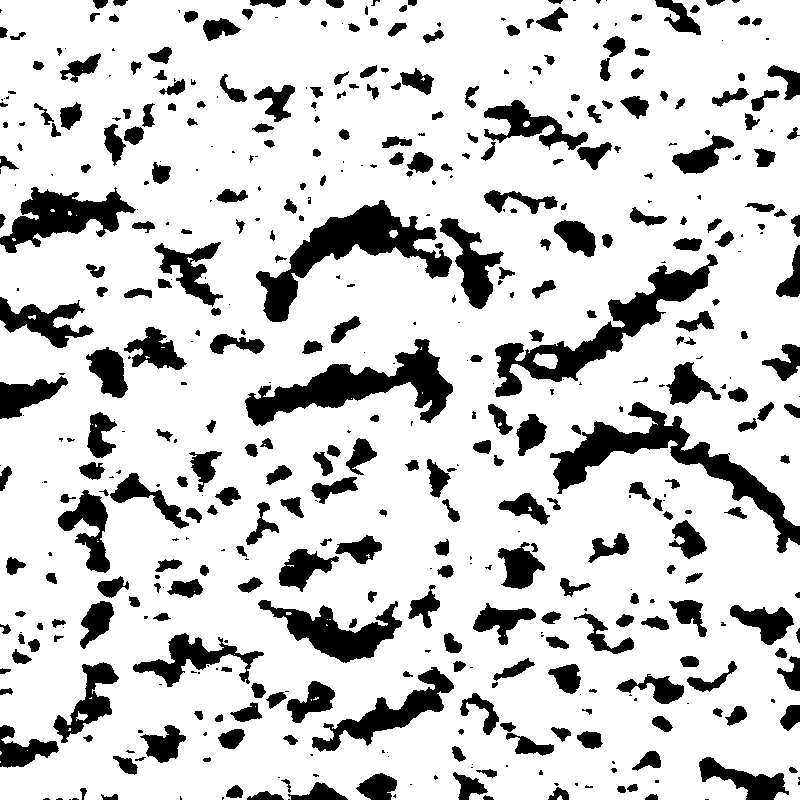
#> input picture scratch/img3924_crop_m11_ws101_k35_inv.png, 800 x 800 px, given in place of IMG_3924.jpg, which was not available
$ python grid_search_img3924.py
#> lines starting #> are read from the running program, lines starting #| are printed output that depends on the picture; after the words box and inside, x2 and y2 are one past the last pixel; in counts of white or black regions, pixels touching at a corner belong together; pictures that were not available may be replaced by others from this repository, and a replacement may not be noted
import cv2
import numpy as np
from skimage.filters import threshold_sauvola

img_path = "data/raw/tamil_stone/IMG_3924.jpg"
img = cv2.imread(img_path)
#> img is the input picture: shape (800, 800, 3); 80.8% white; 510 black regions (180 under 20 px), largest, box (x1, y1, x2, y2) and area: (550, 402, 800, 553) 7164, (256, 200, 452, 322) 6854, (245, 339, 453, 426) 6540
gray = cv2.cvtColor(img, cv2.COLOR_BGR2GRAY)
H, W = gray.shape
#> H = 800; W = 800

# Crop central region
cy, cx = H // 2, W // 2
#> cy = 400; cx = 400
crop = gray[cy-400:cy+400, cx-400:cx+400]

# Test different median blur sizes and Sauvola parameters
for ksize in [11, 21, 31]:
    blurred = cv2.medianBlur(crop, ksize)

    for ws in [51, 101, 151]:
        for k in [0.15, 0.25, 0.35]:
            thresh = threshold_sauvola(blurred, window_size=ws, k=k)
            binary = (blurred < thresh).astype(np.uint8) * 255

            # Count components and white pixels
            num_labels, labels, stats, _ = cv2.connectedComponentsWithStats(binary, connectivity=8)
            white_pct = (binary == 255).mean() * 100

            # Save some promising ones
            if 3.0 < white_pct < 20.0 and 50 < num_labels < 1000:
                cv2.imwrite(f"scratch/img3924_crop_m{ksize}_ws{ws}_k{int(k*100)}_inv.png", cv2.bitwise_not(binary))
                print(f"SAVED: median={ksize} | ws={ws} | k={k:.2f} | white={white_pct:.2f}% | components={num_labels}")
            else:
                pass
#> this loop made 3 passes
#> pass 1, `blurred = cv2.medianBlur(crop, ksize)`:
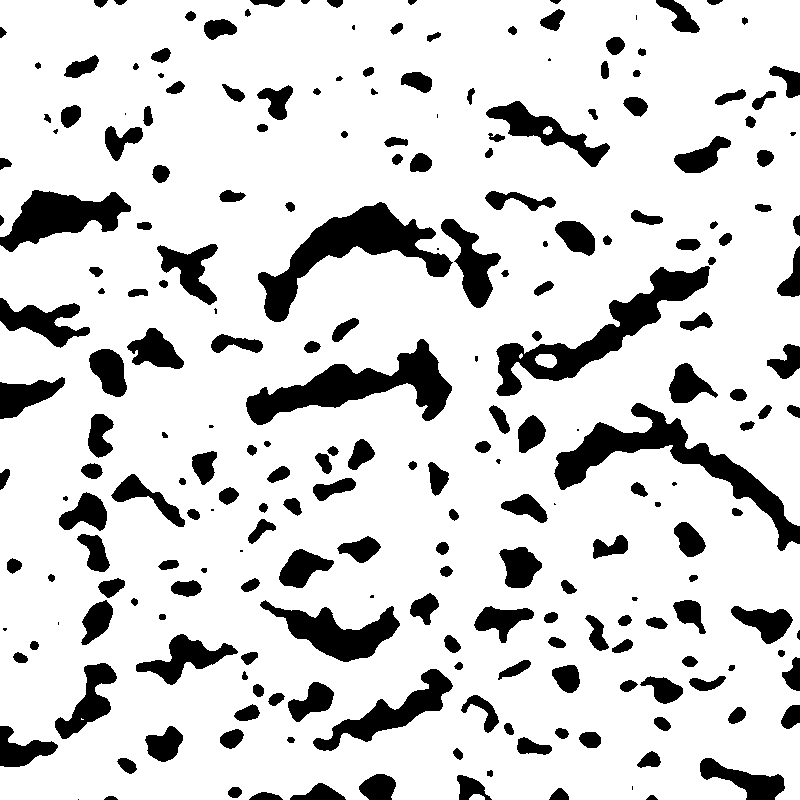
#> blurred: shape (800, 800); 83.1% white; 235 black regions (23 under 20 px), largest, box (x1, y1, x2, y2) and area: (554, 403, 800, 551) 7134, (258, 202, 453, 322) 6888, (246, 339, 452, 425) 6527
#> pass 2, `blurred = cv2.medianBlur(crop, ksize)`:
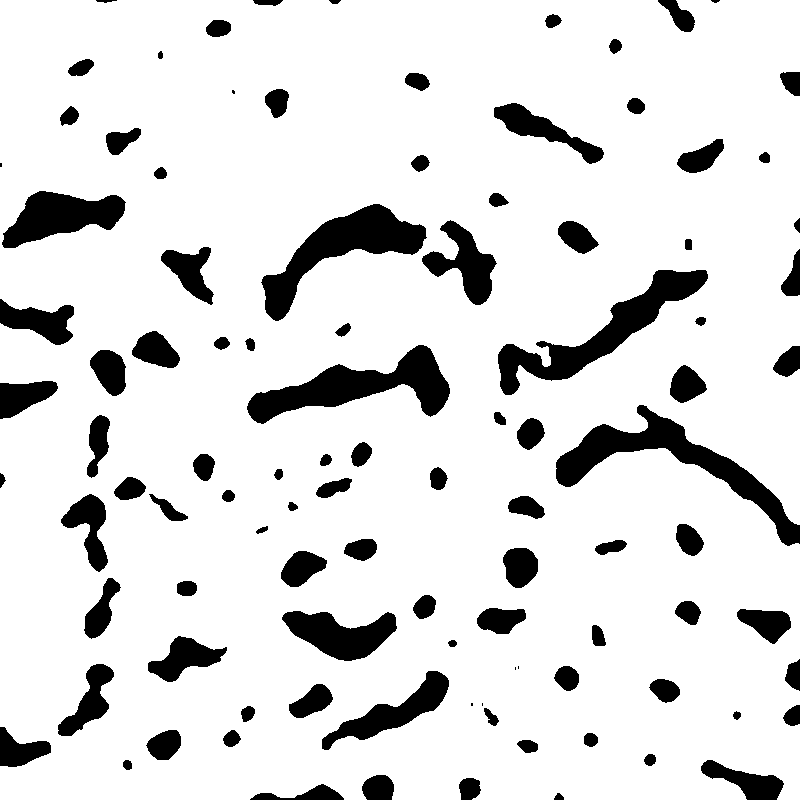
#> blurred: shape (800, 800); 86.9% white; 103 black regions (7 under 20 px), largest, box (x1, y1, x2, y2) and area: (556, 405, 800, 546) 7040, (498, 270, 708, 395) 6438, (247, 345, 450, 424) 6344
#> pass 3, `blurred = cv2.medianBlur(crop, ksize)`:
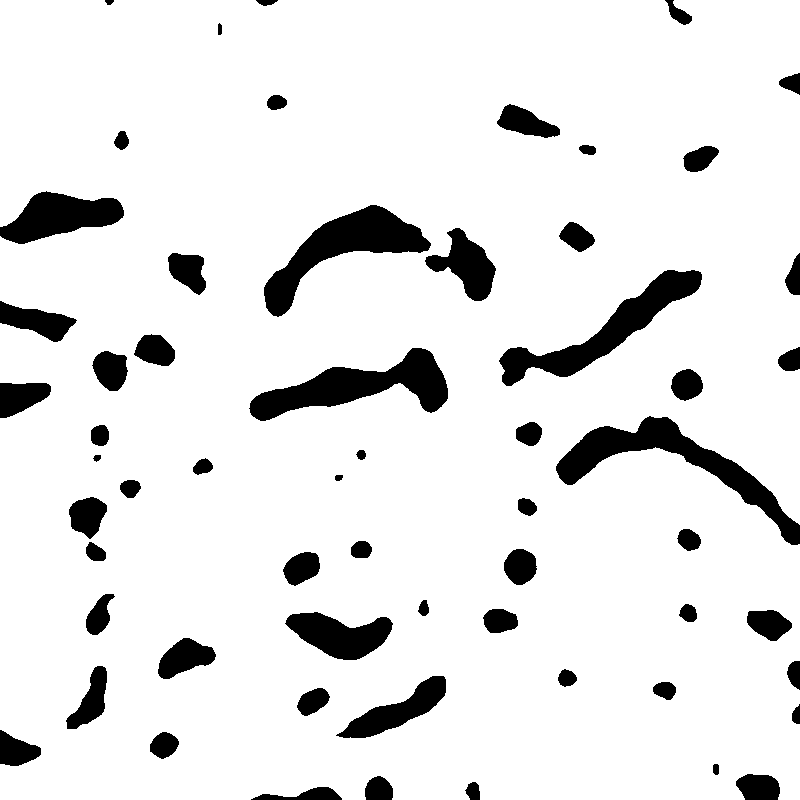
#> blurred: shape (800, 800); 90% white; 60 black regions, largest, box (x1, y1, x2, y2) and area: (556, 416, 800, 545) 6738, (249, 348, 448, 421) 6126, (264, 205, 431, 317) 6039

$ run again, on scratch/img3924_crop_m21_ws51_k25_inv.png
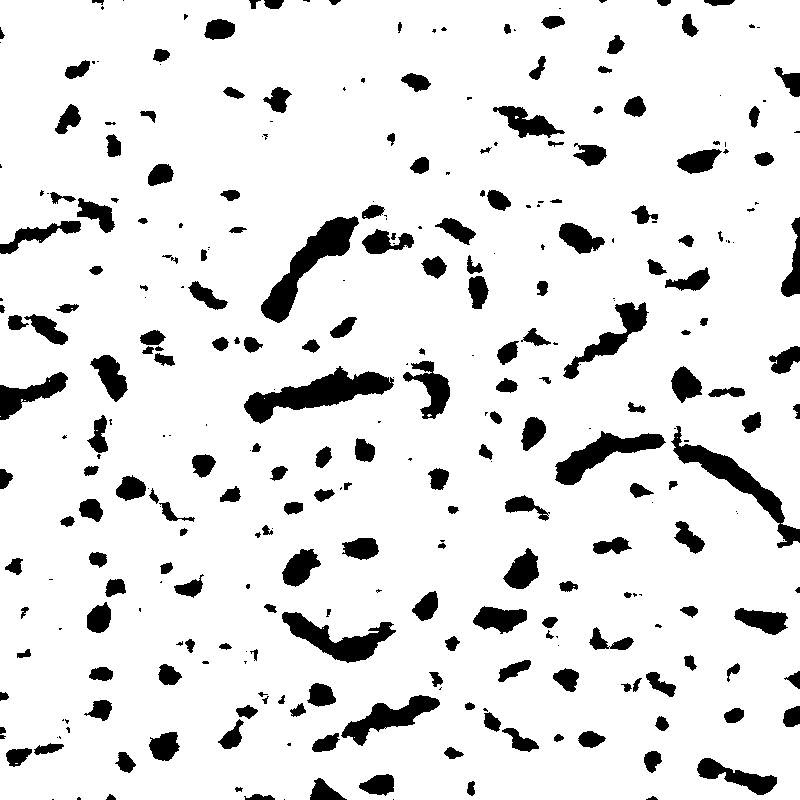
#> input picture scratch/img3924_crop_m21_ws51_k25_inv.png, 800 x 800 px, given in place of IMG_3924.jpg, which was not available
#> img is the input picture: shape (800, 800, 3); 89.3% white; 320 black regions (114 under 20 px), largest, box (x1, y1, x2, y2) and area: (244, 366, 394, 424) 3416, (261, 216, 359, 323) 3072, (671, 426, 800, 548) 2750
#> the loop `for ksize in [11, 21, 31]:` made 3 passes
#> pass 1, `blurred = cv2.medianBlur(crop, ksize)`:
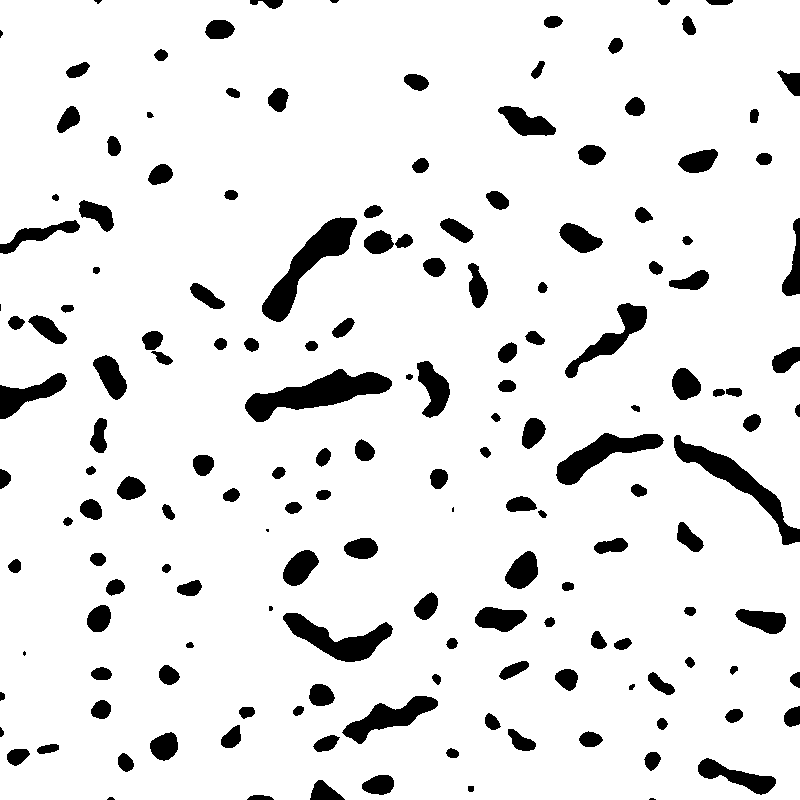
#> blurred: shape (800, 800); 90.8% white; 162 black regions (9 under 20 px), largest, box (x1, y1, x2, y2) and area: (245, 369, 392, 422) 3379, (262, 217, 357, 322) 3027, (674, 435, 800, 545) 2706
#> pass 3, `blurred = cv2.medianBlur(crop, ksize)`:
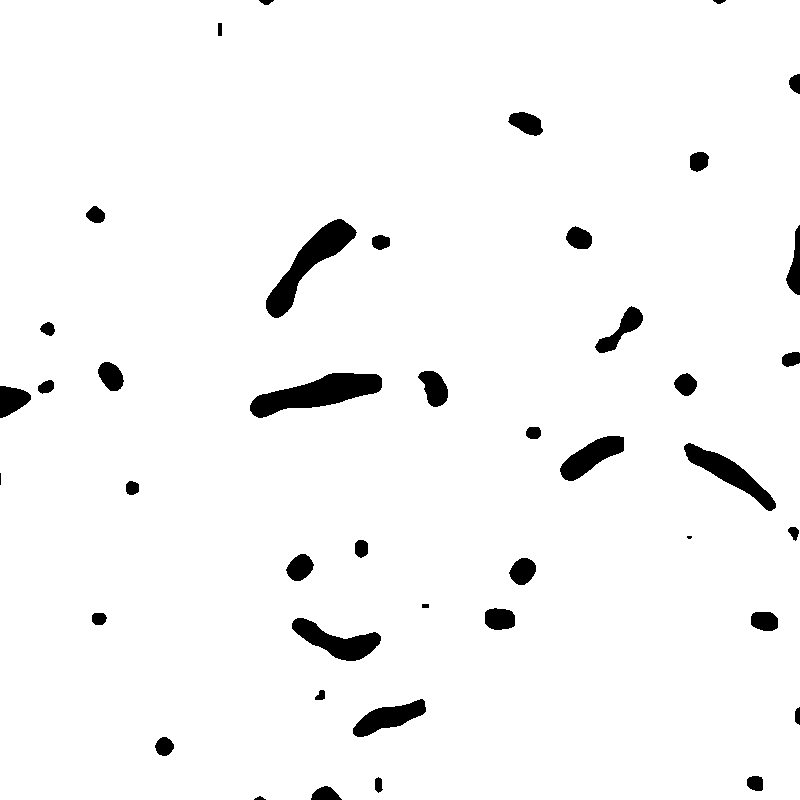
#> blurred: shape (800, 800); 96.5% white; 43 black regions (2 under 20 px), largest, box (x1, y1, x2, y2) and area: (250, 373, 382, 418) 3048, (266, 219, 357, 318) 2707, (684, 443, 776, 511) 1801

$ run again, on scratch/img3924_crop_m21_ws51_k35_inv.png
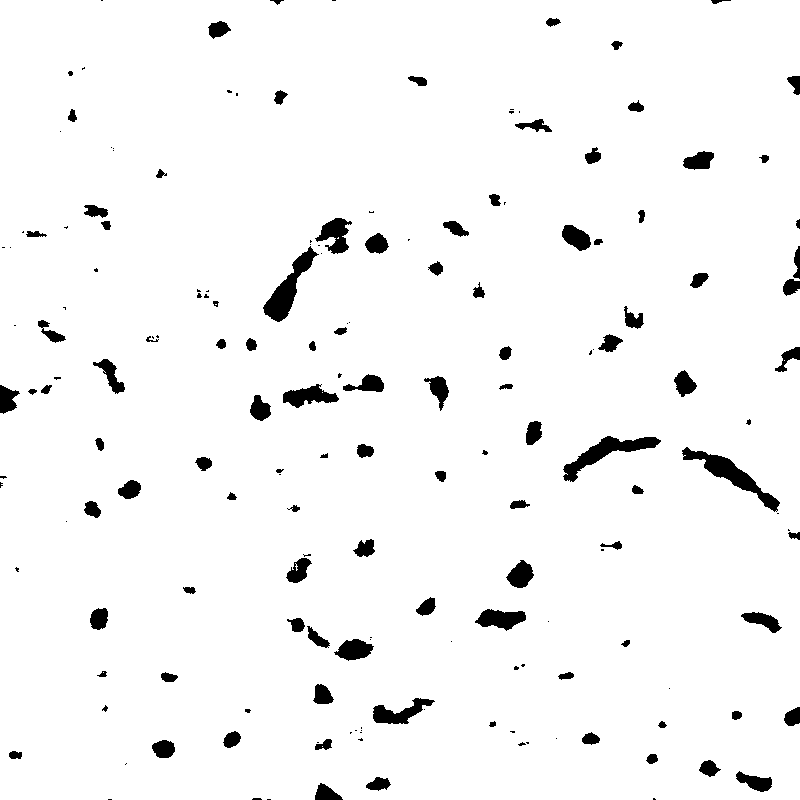
#> input picture scratch/img3924_crop_m21_ws51_k35_inv.png, 800 x 800 px, given in place of IMG_3924.jpg, which was not available
#> img is the input picture: shape (800, 800, 3); 96.3% white; 177 black regions (72 under 20 px), largest, box (x1, y1, x2, y2) and area: (682, 447, 780, 512) 1432, (563, 436, 661, 482) 1322, (263, 246, 319, 322) 1317
#> the loop `for ksize in [11, 21, 31]:` made 3 passes
#> pass 1, `blurred = cv2.medianBlur(crop, ksize)`:
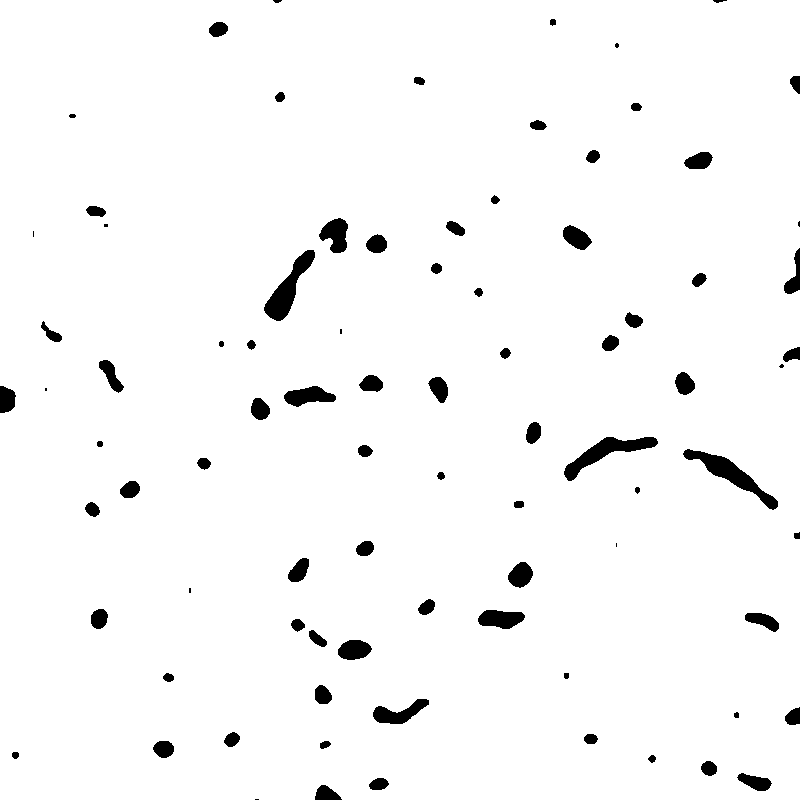
#> blurred: shape (800, 800); 97.1% white; 85 black regions (10 under 20 px), largest, box (x1, y1, x2, y2) and area: (683, 449, 778, 510) 1390, (564, 437, 658, 481) 1286, (264, 250, 315, 321) 1282
#> pass 3, `blurred = cv2.medianBlur(crop, ksize)`:
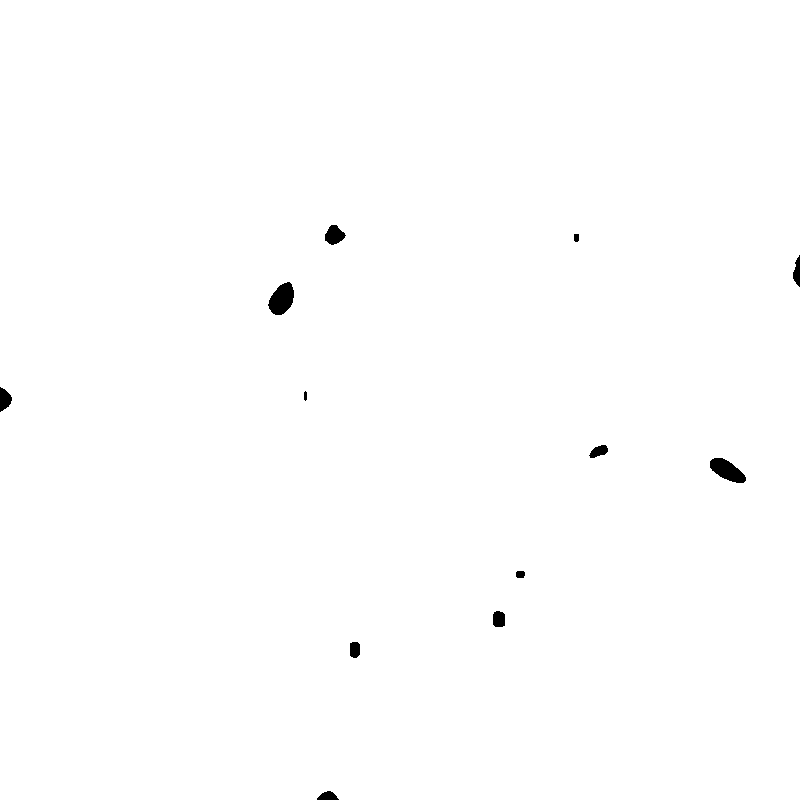
#> blurred: shape (800, 800); 99.6% white; 12 black regions, largest, box (x1, y1, x2, y2) and area: (268, 282, 294, 315) 590, (710, 458, 746, 483) 540, (325, 225, 346, 245) 279
